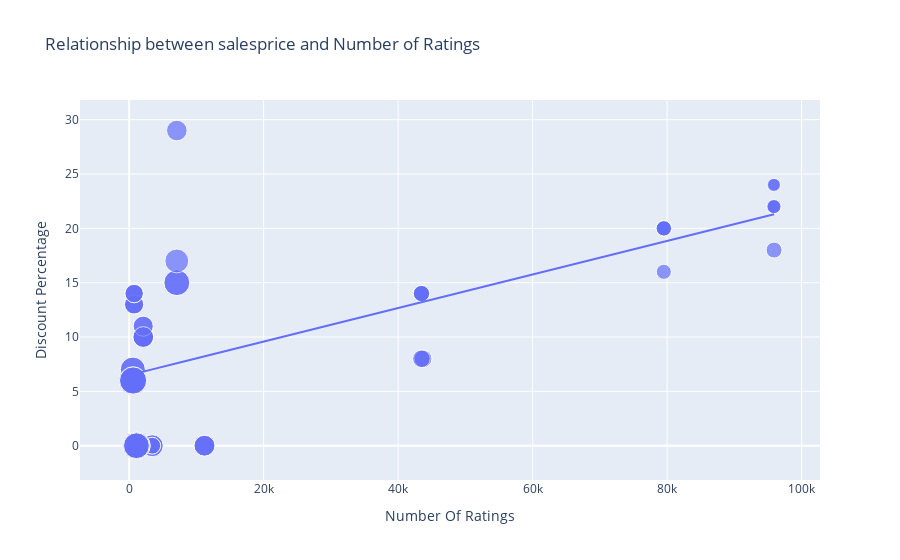

Notebook code cell kept with this figure:
### Markdown cell above
#There is a negative linear relationship between the sales price and the number of ratings. It means iPhones with lower sale prices are sold more in india.

### Code cell
figure= px.scatter(data_frame=data, x= "Number Of Ratings", y= "Discount Percentage", size= "Sale Price", trendline="ols",
                  title="Relationship between salesprice and Number of Ratings")
figure.show()

### Figure 1 — Plotly figure (JSON) as saved in the notebook; plotly's stock layout.template omitted (floating-point values rounded to 4 significant figures)
{"data": [{"hovertemplate": "Number Of Ratings=%{x}<br>Discount Percentage=%{y}<br>Sale Price=%{marker.size}<extra></extra>", "legendgroup": "", "marker": {"color": "#636efa", "size": [49900, 84900, 84900, 77000, 77000, 49900, 49900, 77000, 89900, 41999, 39999, 41999, 41999, 41999, 131900, 117100, 131900, 117100, 74999, 117900, 117100, 117900, 99900, 44999, 140900, 130900, 64900, 120900, 59900, 75900, 110900, 130900, 120900, 64900, 64900, 75900, 75900, 120900, 59900, 120900, 75900, 140900, 70900, 70900, 75900, 59900, 110900, 120900, 130900, 130900, 54999, 54999, 29999, 34999, 34999, 34999, 54999, 29999, 46999, 46999, 46999, 46999], "sizemode": "area", "sizeref": 352.2, "symbol": "circle"}, "mode": "markers", "name": "", "orientation": "v", "showlegend": false, "type": "scatter", "x": [3431, 3431, 3431, 11202, 11202, 3431, 3431, 11202, 1454, 79512, 79512, 79582, 79512, 79512, 1078, 1078, 1078, 1078, 7088, 7088, 1078, 7088, 7081, 95909, 542, 580, 740, 545, 740, 2101, 545, 580, 580, 730, 730, 2101, 2101, 580, 740, 580, 2092, 545, 2101, 2092, 2101, 740, 545, 580, 580, 580, 43707, 43707, 95807, 95909, 95807, 95909, 43470, 95909, 43470, 43470, 43470, 43470], "xaxis": "x", "y": [0, 0, 0, 0, 0, 0, 0, 0, 0, 20, 16, 20, 20, 20, 0, 0, 0, 0, 29, 15, 0, 15, 17, 18, 6, 6, 13, 6, 14, 10, 7, 6, 6, 13, 13, 10, 10, 6, 14, 6, 10, 6, 11, 11, 10, 14, 7, 6, 6, 6, 8, 8, 24, 22, 22, 22, 8, 24, 14, 14, 14, 14], "yaxis": "y"}, {"hovertemplate": "<b>OLS trendline</b><br>Discount Percentage = 0.000154292 * Number Of Ratings + 6.49233<br>R<sup>2</sup>=0.468988<br><br>Number Of Ratings=%{x}<br>Discount Percentage=%{y} <b>(trend)</b><extra></extra>", "legendgroup": "", "marker": {"color": "#636efa", "symbol": "circle"}, "mode": "lines", "name": "", "showlegend": false, "type": "scatter", "x": [542, 545, 545, 545, 545, 580, 580, 580, 580, 580, 580, 580, 580, 730, 730, 740, 740, 740, 740, 1078, 1078, 1078, 1078, 1078, 1454, 2092, 2092, 2101, 2101, 2101, 2101, 2101, 3431, 3431, 3431, 3431, 3431, 7081, 7088, 7088, 7088, 11202, 11202, 11202, 43470, 43470, 43470, 43470, 43470, 43707, 43707, 79512, 79512, 79512, 79512, 79582, 95807, 95807, 95909, 95909, 95909, 95909], "xaxis": "x", "y": [6.576, 6.576, 6.576, 6.576, 6.576, 6.582, 6.582, 6.582, 6.582, 6.582, 6.582, 6.582, 6.582, 6.605, 6.605, 6.607, 6.607, 6.607, 6.607, 6.659, 6.659, 6.659, 6.659, 6.659, 6.717, 6.815, 6.815, 6.816, 6.816, 6.816, 6.816, 6.816, 7.022, 7.022, 7.022, 7.022, 7.022, 7.585, 7.586, 7.586, 7.586, 8.221, 8.221, 8.221, 13.2, 13.2, 13.2, 13.2, 13.2, 13.24, 13.24, 18.76, 18.76, 18.76, 18.76, 18.77, 21.27, 21.27, 21.29, 21.29, 21.29, 21.29], "yaxis": "y"}], "layout": {"autosize": true, "legend": {"itemsizing": "constant", "tracegroupgap": 0}, "title": {"text": "Relationship between salesprice and Number of Ratings"}, "xaxis": {"anchor": "y", "autorange": true, "domain": [0, 1], "range": [-6739.0, 102400.0], "title": {"text": "Number Of Ratings"}, "type": "linear"}, "yaxis": {"anchor": "x", "autorange": true, "domain": [0, 1], "range": [-5.213, 33.41], "title": {"text": "Discount Percentage"}, "type": "linear"}}}
